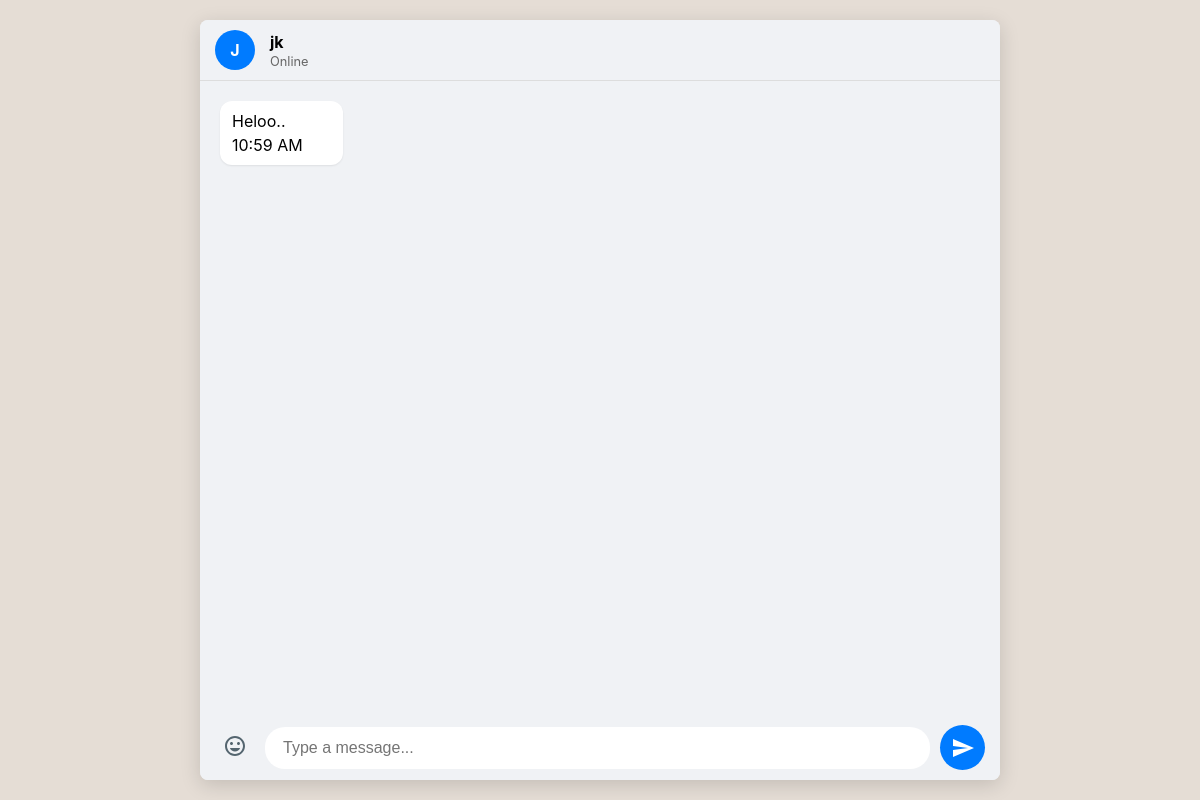
The app's page /chat/jk/ (signed in), older data.
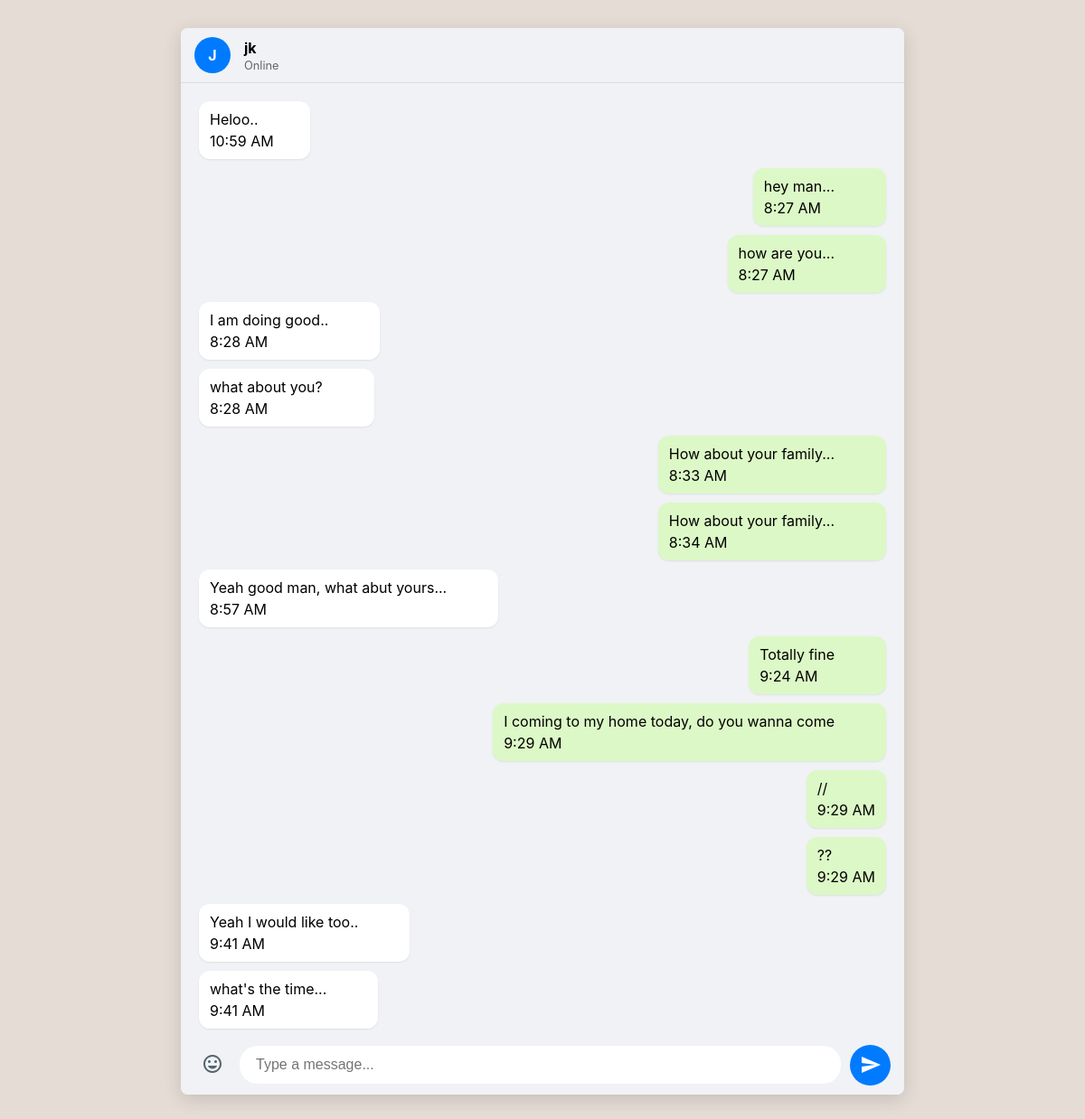
The same page, newer data.
### chat/models.py (models this page shows, shortened)
class Message(models.Model):
    sender = models.ForeignKey(User, on_delete=models.CASCADE, null=True, related_name='sent_messages')
    receiver = models.ForeignKey(User, on_delete=models.CASCADE, null=True, related_name='received_messages')
    content = models.TextField()
    timestamp = models.DateTimeField(auto_now_add=True)
    is_read = models.BooleanField(default=False)

### chat/views.py (the view, shortened to what this page needs)
# urls.py: path('chat/<str:username>/', views.chat_user, name='chat_user'),
def chat_user(request,username):
    other_user = get_object_or_404(User, username=username)
    current_user = request.user
    Message.objects.filter(
    sender=other_user,
    receiver=current_user,
    is_read=False
    ).update(is_read=True)
    messages = Message.objects.filter(
        Q(sender=request.user, receiver=other_user) |
        Q(sender=other_user, receiver=request.user),
    ).order_by('timestamp')
    return render(request, 'chat-page.html', {'other_user': other_user, 'messages':messages})

### templates/chat-page.html (shortened to what this page needs)
<!DOCTYPE html>
<html lang="en">
<head>
</head>
<body>
    <main class="chat-container">
        <header class="chat-header">
            <div class="avatar">{{ other_user.username|slice:":1"|upper }}</div>
            <div class="chat-info">
                <div class="chat-info">
                <h3>{{ other_user.username }}</h3>
                <p>Online</p>
            </div>
        </header>
        <div class="messages">
            {% for msg in messages %}
                <div class="message {% if msg.sender == request.user %}sent{% else %}received{% endif %}">
                    <span class="message-content">{{ msg.content }}</span>
                    <span>{{ msg.timestamp|time:"g:i A" }}</span>
                </div>
            {% endfor %}
        </div>
        <form class="message-form" action="" method="POST">
            <button type="button" title="Emojis">
            </button>
            <input type="text" name="message" required placeholder="Type a message...">
            <button class="send-button" type="submit" title="Send">
                <svg xmlns="http://www.w3.org/2000/svg" viewBox="0 0 24 24" fill="currentColor" width="24px" height="24px"><path d="M2.01 21L23 12 2.01 3 2 10l15 2-15 2z"/></svg>
            </button>
        </form>
    </main>
</body>
</html>

### templates/chat-page.html (style rules this page uses)
body { font-family: -apple-system, BlinkMacSystemFont, "Segoe UI", Roboto, Helvetica, Arial, sans-serif; background-color: #e5ddd5; margin: 0; display: flex; justify-content: center; align-items: center; height: 100vh; }
.chat-container { width: 100%; max-width: 800px; height: 95vh; background-color: #f0f2f5; border-radius: 8px; box-shadow: 0 5px 20px rgba(0, 0, 0, 0.15); display: flex; flex-direction: column; overflow: hidden; }
.chat-header { display: flex; align-items: center; padding: 10px 15px; background-color: #f0f2f5; border-bottom: 1px solid #ddd; flex-shrink: 0; }
.chat-header .avatar { width: 40px; height: 40px; border-radius: 50%; background-color: #007bff; color: white; display: flex; align-items: center; justify-content: center; font-weight: bold; margin-right: 15px; }
.chat-header .chat-info { flex-grow: 1; }
.chat-header .chat-info h3 { margin: 0; font-size: 1rem; }
.chat-header .chat-info p { margin: 2px 0 0 0; font-size: 0.8rem; color: #666; }
.messages { flex: 1; padding: 20px; overflow-y: auto; display: flex; flex-direction: column; }
.message { display: flex; flex-direction: column; max-width: 70%; padding: 8px 12px; border-radius: 12px; line-height: 1.5; word-wrap: break-word; margin-bottom: 10px; position: relative; }
.message-content { margin-right: 45px; }
.sent { align-self: flex-end; background-color: #dcf8c6; box-shadow: 0 1px 2px rgba(0,0,0,0.08); }
.received { align-self: flex-start; background-color: #ffffff; box-shadow: 0 1px 2px rgba(0,0,0,0.08); }
.message-form { display: flex; align-items: center; padding: 10px 15px; background-color: #f0f2f5; flex-shrink: 0; gap: 10px; }
.message-form button { background: none; border: none; cursor: pointer; color: #54656f; padding: 8px; }
.message-form input[type="text"] { flex: 1; padding: 12px 18px; border: none; border-radius: 20px; font-size: 1rem; background-color: #fff; outline: none; }
.send-button { background-color: #007bff !important; color: white !important; border-radius: 50%; width: 45px; height: 45px; display: flex; align-items: center; justify-content: center; transition: background-color 0.2s; }

Row changes from the older to the newer data that the page shows:
added Message: content "hey man...", timestamp "8:27 AM"
added Message: content "how are you...", timestamp "8:27 AM"
added Message: content "I am doing good..", timestamp "8:28 AM"
added Message: content "what about you?", timestamp "8:28 AM"
added Message: content "How about your family...", timestamp "8:33 AM"
added Message: content "How about your family...", timestamp "8:34 AM"
added Message: content "Yeah good man, what abut yours...", timestamp "8:57 AM"
added Message: content "Totally fine", timestamp "9:24 AM"
added Message: content "I coming to my home today, do you wanna come", timestamp "9:29 AM"
added Message: content "//", timestamp "9:29 AM"
added Message: content "??", timestamp "9:29 AM"
added Message: content "Yeah I would like too..", timestamp "9:41 AM"
added Message: content "what's the time...", timestamp "9:41 AM"
